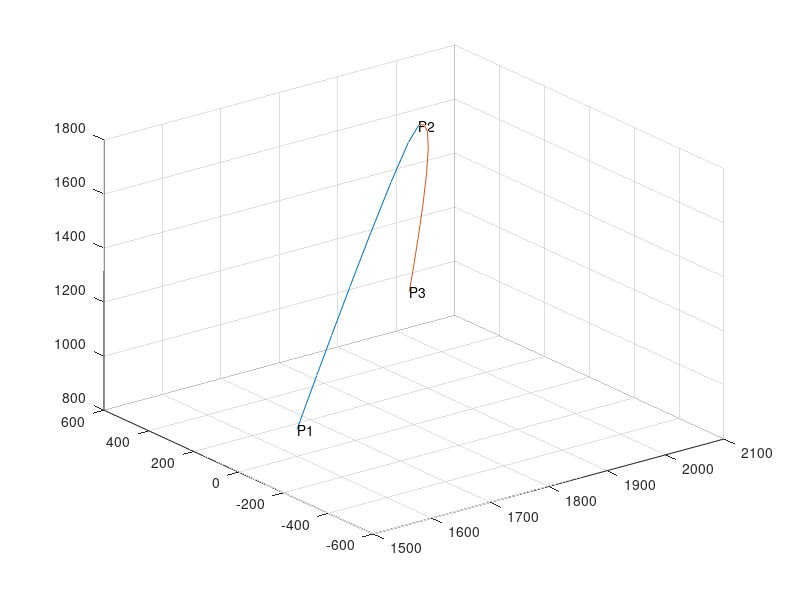

Here is the MATLAB script that generated this plot:
close all;
clear all;
clc;

%Coordinates
P1=[1600 0 900];
P2=[2000 500 1600];
P3=[1600 -500 1600];

%Inital values
%P1
x1=1600;
x1dot=0;
x1dotdot=0;

y1=0;
y1dot=0;
y1dotdot=0;

z1=900;
z1dot=0;
z1dotdot=0;

%P2
x2=2000;
x2dot=100;
x2dotdot=10;

y2=500;
y2dot=10;
y2dotdot=10;

z2=1600;
z2dot=10;
z2dotdot=10;

%P3
x3=1600;
x3dot=0;
x3dotdot=0;

y3=-500;
y3dot=0;
y3dotdot=0;

z3=1600;
z3dot=0;
z3dotdot=0;

%Time
T0=0;
T1=1;
T2=2;

t1=[T0:0.1:T1];
t2=[T1:0.1:T2];

Step=0.1;
Counter=1;

X1=[x1
    x1dot
    x1dotdot
    x2
    x2dot];
X2=[x2
    x2dot
    x2dotdot
    x3
    x3dot
    x3dotdot];

Y1=[y1
    y1dot
    y1dotdot
    y2
    y2dot];
Y2=[y2
    y2dot
    y2dotdot
    y3
    y3dot
    y3dotdot];

Z1=[z1
    z1dot
    z1dotdot
    z2
    z2dot];
Z2=[z2
    z2dot
    z2dotdot
    z3
    z3dot
    z3dotdot];

F1=[1   T0  T0.^2    T0.^3    T0.^4
    0   1   2*T0     3*T0.^2  4*T0.^3
    0   0   2        6*T0     12*T0.^2
    1   T1  T1.^2    T1.^3    T1.^4
    0   1   2*T1     3*T1.^2  4*T1.^3];

F2=[1   T1  T1.^2    T1.^3    T1.^4    T1.^5
    0   1   2*T1     3*T1.^2  4*T1.^3  5*T1.^4
    0   0   2        6*T1     12*T1.^2 20*T1.^3
    1   T2  T2.^2    T2.^3    T2.^4    T2.^5
    0   1   2*T2     3*T2.^2  4*T2.^3  5*T2.^4
    0   0   2        6*T2     12*T2.^2 20*T2.^3];

CX1=inv(F1)*X1;
CY1=inv(F1)*Y1;
CZ1=inv(F1)*Z1;

CX2=inv(F2)*X2;
CY2=inv(F2)*Y2;
CZ2=inv(F2)*Z2;

p1X=CX1(1)+CX1(2)*t1+CX1(3)*t1.^2+CX1(4)*t1.^3+CX1(5)*t1.^4;
p1Y=CY1(1)+CY1(2)*t1+CY1(3)*t1.^2+CY1(4)*t1.^3+CY1(5)*t1.^4;
p1Z=CZ1(1)+CZ1(2)*t1+CZ1(3)*t1.^2+CZ1(4)*t1.^3+CZ1(5)*t1.^4;

p2X=CX2(1)+CX2(2)*t2+CX2(3)*t2.^2+CX2(4)*t2.^3+CX2(5)*t2.^4+CX2(6)*t2.^5;
p2Y=CY2(1)+CY2(2)*t2+CY2(3)*t2.^2+CY2(4)*t2.^3+CY2(5)*t2.^4+CY2(6)*t2.^5;
p2Z=CZ2(1)+CZ2(2)*t2+CZ2(3)*t2.^2+CZ2(4)*t2.^3+CZ2(5)*t2.^4+CZ2(6)*t2.^5;

TimeResults=[t1 t2];

XResults=[p1X p2X];
YResults=[p1Y p2Y];
ZResults=[p1Z p1Z];

Results=[t1 t2
        p1X p2X
        p1Y p2Y
        p1Z p2Z];

plot3(p1X,p1Y,p1Z);
hold on;
plot3(p2X,p2Y,p2Z);
grid;

% plot3(1600,0,900,'marker', 'x')
text(1600,0,900,'P1')
% hold on
% plot3(2000,500,1600,'marker', 'x')
text(2000,500,1600,'P2')
% hold on
% plot3(1600,-500,1600,'marker', 'x')
text(1600,-500,1600,'P3')
% grid on